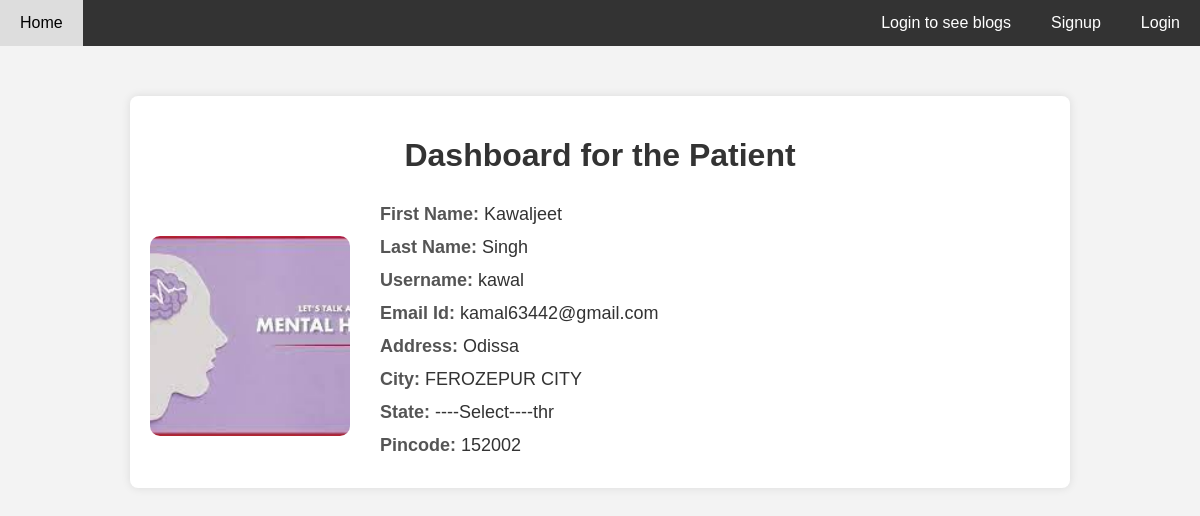
/dashboard/ (signed in), run on the app's committed database.
### login_system/models.py (models this page shows, shortened)
class Patient(models.Model):
    first_name = models.CharField(max_length=100)
    last_name = models.CharField(max_length=100)
    profile_picture = models.ImageField(upload_to='static/images/Patient/')
    username = models.CharField(max_length=100, unique=True)
    email = models.EmailField(unique=True)
    password = models.CharField(max_length=100)
    address_line1 = models.CharField(max_length=255)
    city = models.CharField(max_length=100)
    state = models.CharField(max_length=100)
    pincode = models.CharField(max_length=10)

### login_system/views.py (the view)
# urls.py: path('dashboard/', views.dashbaord, name="dashboard"),
def dashbaord(request):
    data = request.session.get('user')
    doctor_data = Doctor.objects.filter(username=data).first()
    patient_data = Patient.objects.filter(username=data).first()
    if doctor_data:
        request.session['heading'] = "Doctor"
        return render(request, "dashboard.html", {"heading": "Doctor", "data": doctor_data})
    else:
        request.session['heading'] = "Patient"
        return render(request, "dashboard.html", {"heading": "Patient", "data": patient_data})

### templates/dashboard.html (shortened to what this page needs)
<!DOCTYPE html>
<html lang="en">
<head>
    <link rel="stylesheet" type="text/css" href="/static/css/dashboard.css">
</head>
<body>
    {% include 'navbar.html' %}
    <div class="container">
        <h1>Dashboard for the {{ heading }}</h1>
        <div class="user-info">
            <div class="profile-picture">
                <img src="{{ data.profile_picture.url }}" alt="Profile Picture">
            </div>
            <div class="user-details">
                <p><strong>First Name:</strong> {{ data.first_name }}</p>
                <p><strong>Last Name:</strong> {{ data.last_name }}</p>
                <p><strong>Username:</strong> {{ data.username }}</p>
                <p><strong>Email Id:</strong> {{ data.email }}</p>
                <p><strong>Address:</strong> {{ data.address_line1 }}</p>
                <p><strong>City:</strong> {{ data.city }}</p>
                <p><strong>State:</strong> {{ data.state }}</p>
                <p><strong>Pincode:</strong> {{ data.pincode }}</p>
            </div>
        </div>
    </div>
</body>
</html>

### static/css/dashboard.css (style rules this page uses)
body { font-family: Arial, sans-serif; margin: 0; padding: 0; background-color: #f3f3f3; }
.container { max-width: 900px; margin: 20px auto; padding: 30px; background-color: #fff; border-radius: 15px; box-shadow: 0 0 20px rgba(0, 0, 0, 0.2); }
h1 { font-size: 32px; margin-bottom: 20px; text-align: center; color: #333; }
.user-info { display: flex; align-items: center; margin-top: 30px; }
.profile-picture { width: 200px; height: 200px; border-radius: 10px; overflow: hidden; margin-right: 30px; }
.profile-picture img { width: 100%; height: 100%; object-fit: cover; }
.user-details { flex: 1; color: #333; }
.user-details p { margin: 0; margin-bottom: 12px; font-size: 18px; }
.user-details strong { font-weight: bold; color: #555; }
.container { width: 80%; margin: 50px auto; background-color: #fff; padding: 20px; border-radius: 8px; box-shadow: 0 0 10px rgba(0, 0, 0, 0.1); }
h1 { text-align: center; }

### data on the page
Patient: profile_picture (picture), first_name "Kawaljeet", last_name "Singh", username "kawal", email "kamal63442@gmail.com", address_line1 "Odissa", city "FEROZEPUR CITY", state "----Select----thr", pincode "152002"

### other printed values
{{ heading }} "Patient"
